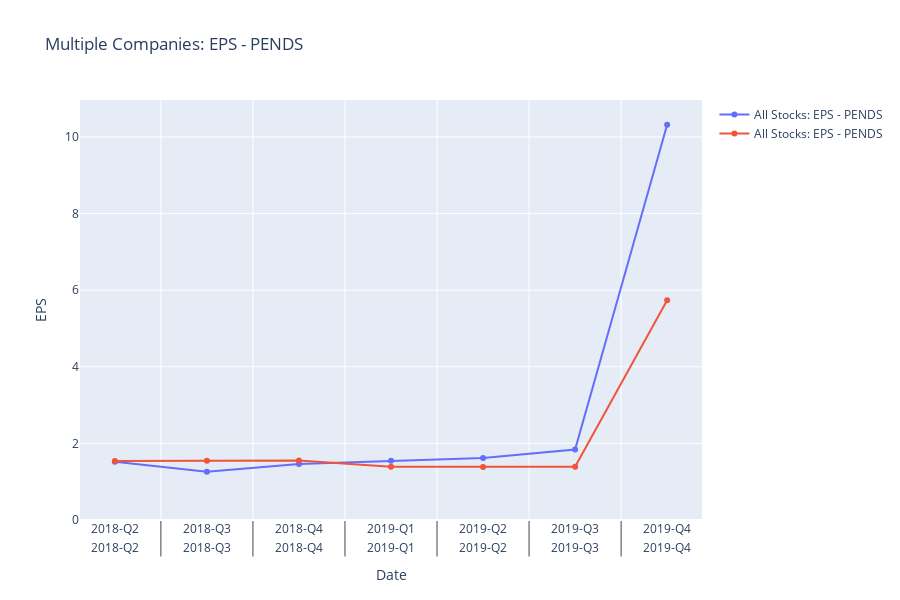

Notebook cell for this chart:
### Code cell
trace_true = go.Scatter(x=x_indices, y=y_true_inverse, mode="lines+markers", name=f"All Stocks: EPS - PENDS")
trace_preds = go.Scatter(x=x_indices, y=preds_inverse, mode="lines+markers", name=f"All Stocks: EPS - PENDS")


layout = go.Layout(
    title = f"{stock_symbol}: EPS - PENDS",
    xaxis=dict(title='Date'),
    yaxis=dict(title='EPS', side='left', rangemode='tozero'),
    height=600,
)

fig = go.Figure(data=[trace_true, trace_preds], layout=layout)
fig.show()

### Figure 1 — Plotly figure (JSON) as saved in the notebook; plotly's stock layout.template omitted (floating-point values rounded to 4 significant figures; data arrays with more than 128 entries replaced by an {"elided": "..."} marker saying what was removed)
{"data": [{"mode": "lines+markers", "name": "All Stocks: EPS - PENDS", "type": "scatter", "x": {"elided": "276x7 str values"}, "y": {"elided": "828 float values"}}, {"mode": "lines+markers", "name": "All Stocks: EPS - PENDS", "type": "scatter", "x": {"elided": "276x7 str values"}, "y": {"elided": "828 float values"}}], "layout": {"height": 600, "title": {"text": "Multiple Companies: EPS - PENDS"}, "xaxis": {"title": {"text": "Date"}}, "yaxis": {"rangemode": "tozero", "side": "left", "title": {"text": "EPS"}}}}
